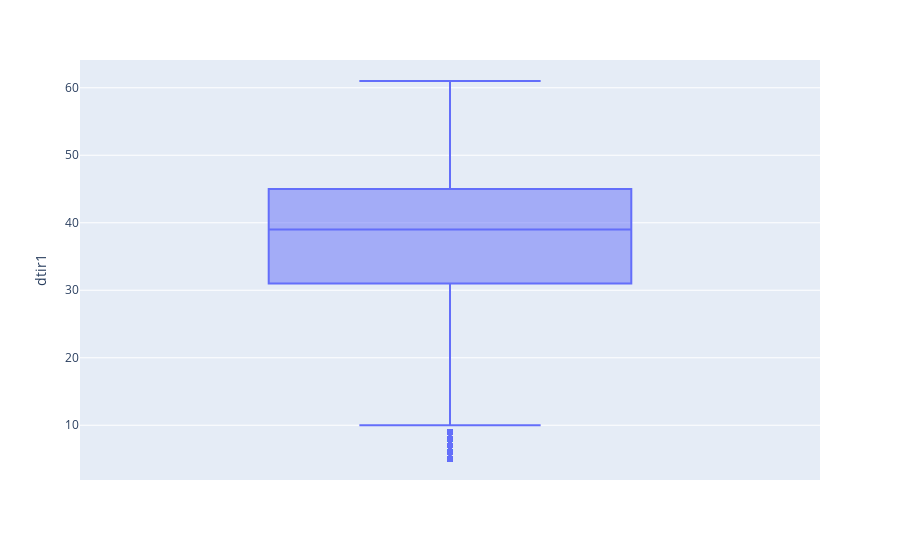

The code cell stored with this chart in its notebook:
### Code cell
px.box(df, y = 'dtir1')

### Figure 1 — Plotly figure (JSON) as saved in the notebook; plotly's stock layout.template omitted (floating-point values rounded to 4 significant figures; data arrays with more than 128 entries replaced by an {"elided": "..."} marker saying what was removed)
{"data": [{"alignmentgroup": "True", "hovertemplate": "dtir1=%{y}<extra></extra>", "legendgroup": "", "marker": {"color": "#636efa"}, "name": "", "notched": false, "offsetgroup": "", "orientation": "v", "showlegend": false, "type": "box", "x0": " ", "xaxis": "x", "y": {"elided": "143942 int values"}, "y0": " ", "yaxis": "y"}], "layout": {"boxmode": "group", "legend": {"tracegroupgap": 0}, "margin": {"t": 60}, "xaxis": {"anchor": "y", "domain": [0, 1]}, "yaxis": {"anchor": "x", "domain": [0, 1], "title": {"text": "dtir1"}}}}
